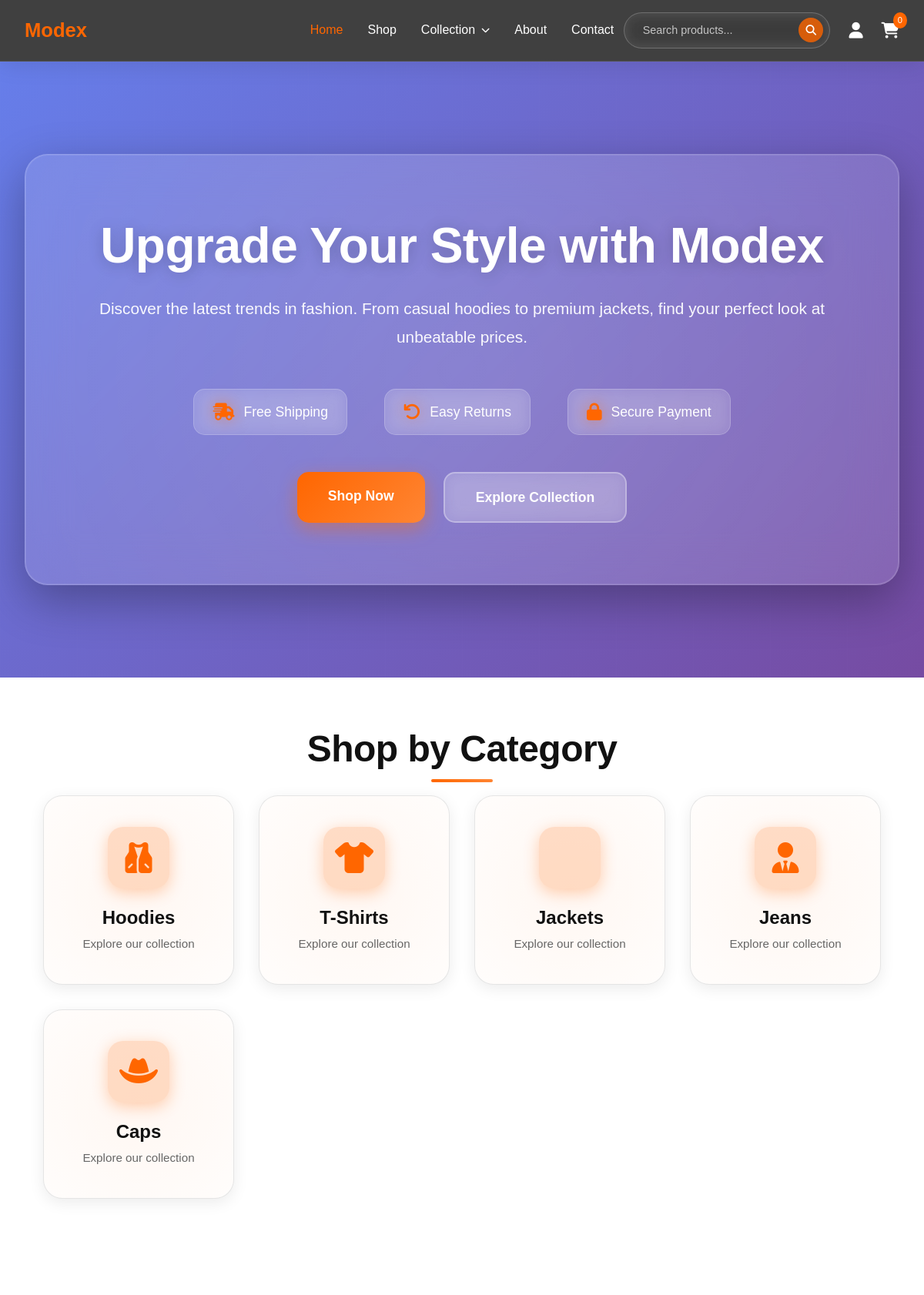
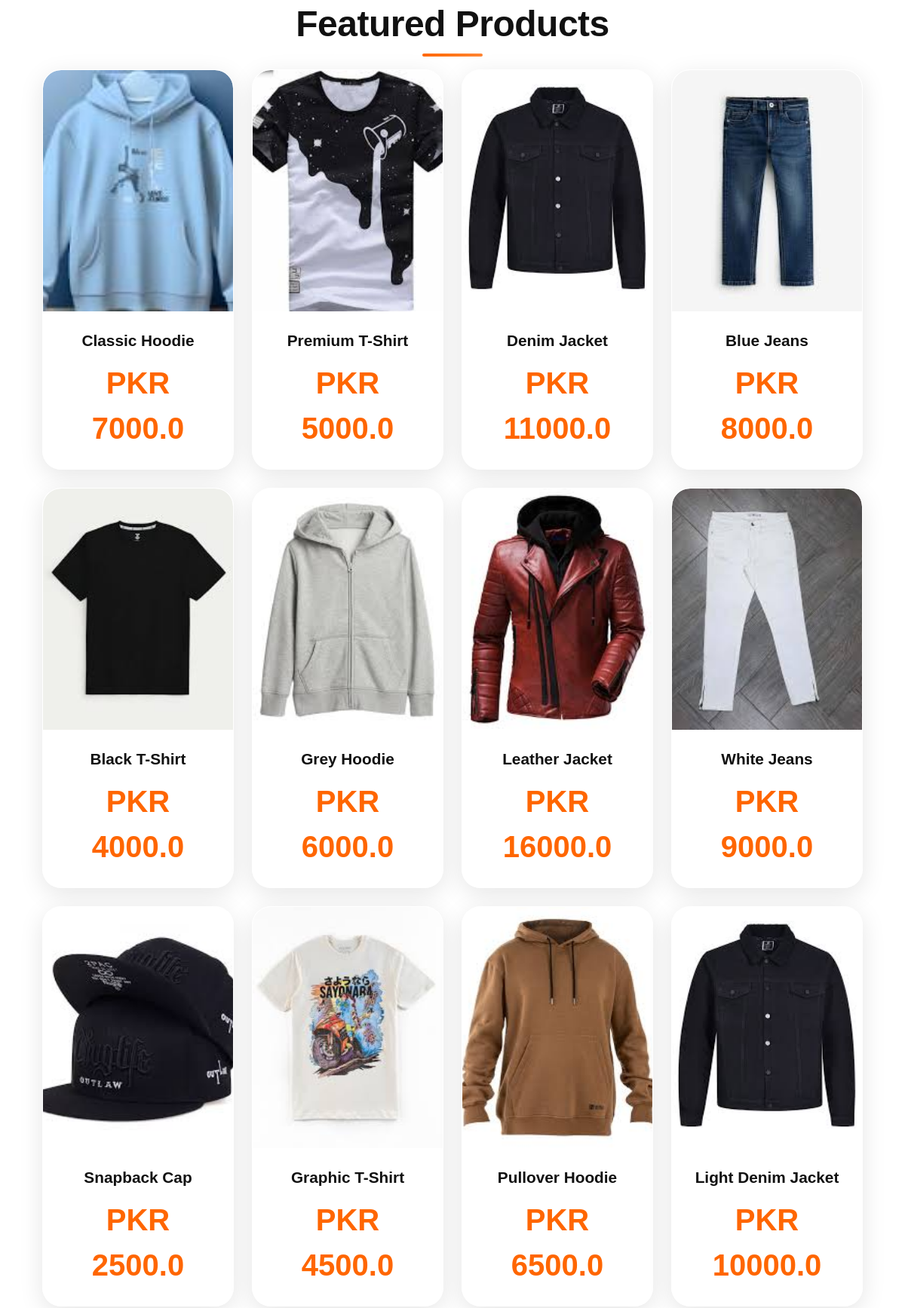
The page / (upper part) on the database its author committed (2 pictures, top to bottom).
### models.py (models this page shows)
class Product(db.Model):
    id = db.Column(db.Integer, primary_key=True)
    name = db.Column(db.String(100), nullable=False)
    price = db.Column(db.Float, nullable=False)
    image = db.Column(db.String(200), nullable=False)
    category = db.Column(db.String(50), nullable=False)
    cart_items = db.relationship('CartItem', backref='product', lazy=True)

### app.py (the view)
@app.route('/')
def index():
    products = Product.query.all()
    categories = db.session.query(Product.category.distinct()).all()
    categories = [c[0] for c in categories if c[0]]
    excluded_categories = ['pants', 'accessories']
    categories = [cat for cat in categories if cat.lower() not in [ex.lower() for ex in excluded_categories]]
    return render_template('index.html', products=products, categories=categories)

### app.py (called while the page is built)
@app.context_processor
def inject_categories():
    try:
        categories = db.session.query(Product.category.distinct()).all()
        categories = [c[0] for c in categories if c[0]]
    except:
        categories = []
    return dict(all_categories=categories)

### templates/index.html (shortened to what this page needs)
{% extends 'base.html' %}
{% block content %}
  <section class="hero">
    <div class="hero-content">
      <div class="hero-card">
        <h1 class="hero-title">Upgrade Your Style with Modex</h1>
        <p class="hero-subtitle">Discover the latest trends in fashion. From casual hoodies to premium jackets, find your perfect look at unbeatable prices.</p>
        <div class="hero-features">
          <div class="feature">
            <i class="fas fa-shipping-fast"></i>
            <span>Free Shipping</span>
          </div>
          <div class="feature">
            <i class="fas fa-undo"></i>
            <span>Easy Returns</span>
          </div>
          <div class="feature">
            <i class="fas fa-lock"></i>
            <span>Secure Payment</span>
          </div>
        </div>
        <div class="hero-buttons">
          <a href="{{ url_for('shop') }}" class="btn primary">Shop Now</a>
          <a href="#categories" class="btn secondary">Explore Collection</a>
        </div>
      </div>
    </div>
  </section>
  <section class="categories" id="categories">
    <div class="container-fluid px-4 py-3">
      <div class="section-wrapper">
        <h2 class="section-title">Shop by Category</h2>
        <div class="category-container">
          {% for category in categories %}
          <a href="{{ url_for('category_page', category_name=category) }}" class="category-link">
            <div class="category-box-glass">
              <div class="category-icon">
                {% if 'shirt' in category.lower() or 't-shirt' in category.lower() %}
                  <i class="fas fa-tshirt"></i>
                {% elif 'hoodie' in category.lower() %}
                  <i class="fas fa-vest"></i>
                {% elif 'jacket' in category.lower() %}
                  <i class="fas fa-jacket"></i>
                {% elif 'jean' in category.lower() %}
                  <i class="fas fa-user-tie"></i>
                {% elif 'cap' in category.lower() %}
                  <i class="fas fa-hat-cowboy"></i>
                {% else %}
                  <i class="fas fa-shopping-bag"></i>
                {% endif %}
              </div>
              <h3>{{ category }}</h3>
              <p>Explore our collection</p>
            </div>
          </a>
          {% endfor %}
        </div>
      </div>
    </div>
  </section>
  <section class="featured" id="featured">
    <div class="container-fluid px-4 py-3">
      <div class="section-wrapper">
        <h2 class="section-title">Featured Products</h2>
        <div class="row g-4">
          {% for product in products %}
          <div class="col-lg-3 col-md-4 col-sm-6">
            <a href="{{ url_for('product_details', product_id=product.id) }}" class="product-link">
              <div class="card product-card-glass">
                <div class="product-image-wrapper">
                  <img src="{{ url_for('static', filename='images/' + product.image) }}" alt="{{ product.name }}" class="card-img-top product-image">
                </div>
                <div class="card-body product-info">
                  <h5 class="card-title">{{ product.name }}</h5>
                  <p class="card-text product-price">PKR {{ product.price }}</p>
                </div>
              </div>
            </a>
          </div>
          {% endfor %}
        </div>
      </div>
    </div>
  </section>
{% endblock %}

### rows shown on the page
Product: image (picture), name "Classic Hoodie", price "7000.0"
Product: image (picture), name "Premium T-Shirt", price "5000.0"
Product: image (picture), name "Denim Jacket", price "11000.0"
Product: image (picture), name "Blue Jeans", price "8000.0"
Product: image (picture), name "Black T-Shirt", price "4000.0"
Product: image (picture), name "Grey Hoodie", price "6000.0"
Product: image (picture), name "Leather Jacket", price "16000.0"
Product: image (picture), name "White Jeans", price "9000.0"
Product: image (picture), name "Snapback Cap", price "2500.0"
Product: image (picture), name "Graphic T-Shirt", price "4500.0"
Product: image (picture), name "Pullover Hoodie", price "6500.0"
Product: image (picture), name "Light Denim Jacket", price "10000.0"

### other values the page prints
{{ category }} "Hoodies" "T-Shirts" "Jackets" "Jeans" "Caps"
